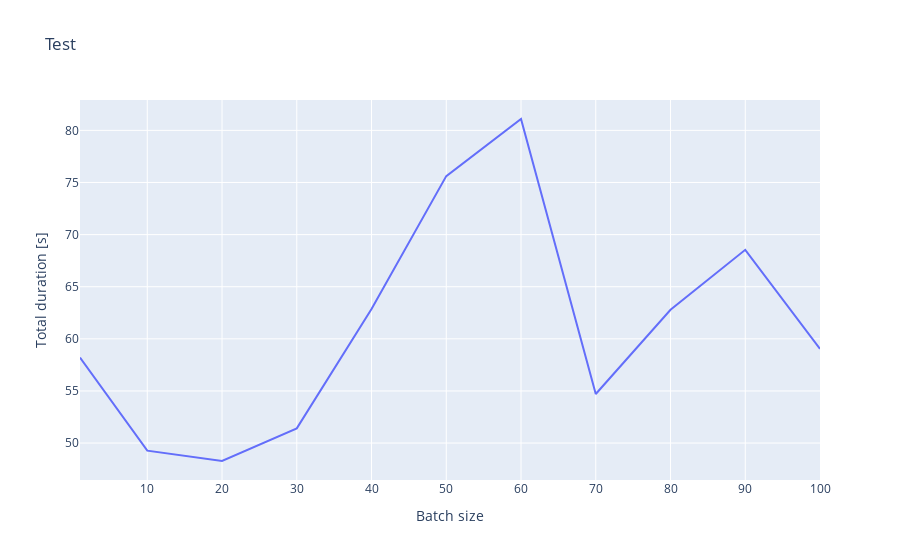

Notebook code cell kept with this figure:
### Code cell
fig = px.line(df, x="Batch size", y="Total duration:", title='Test')
#layout = go.Layout(yaxis=dict(tickformat=".2%"))
#fig.update_layout(yaxis_tickformat=".2%")
fig.update_yaxes(type='linear')

fig.update_layout(yaxis_title="Total duration [s]")
fig.update_layout(xaxis_title="Batch size")
fig.update_layout(
    xaxis = dict(
        tickmode = 'linear',
        dtick = 10
    )
)

fig.show()

### Figure 1 — Plotly figure (JSON) as saved in the notebook; plotly's stock layout.template omitted (floating-point values rounded to 4 significant figures)
{"data": [{"hovertemplate": "Batch size=%{x}<br>Total duration:=%{y}<extra></extra>", "legendgroup": "", "line": {"color": "#636efa", "dash": "solid"}, "marker": {"symbol": "circle"}, "mode": "lines", "name": "", "orientation": "v", "showlegend": false, "type": "scatter", "x": [1, 10, 20, 30, 40, 50, 60, 70, 80, 90, 100], "xaxis": "x", "y": [58.2, 49.27, 48.28, 51.41, 62.87, 75.61, 81.09, 54.71, 62.79, 68.54, 59.04], "yaxis": "y"}], "layout": {"legend": {"tracegroupgap": 0}, "title": {"text": "Test"}, "xaxis": {"anchor": "y", "domain": [0, 1], "dtick": 10, "tickmode": "linear", "title": {"text": "Batch size"}}, "yaxis": {"anchor": "x", "domain": [0, 1], "title": {"text": "Total duration [s]"}, "type": "linear"}}}
